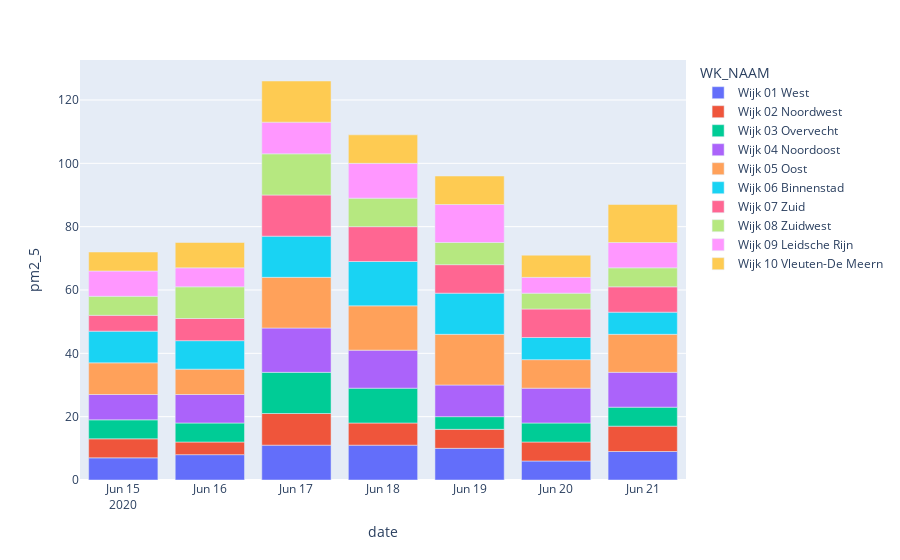

The notebook cell saved with this chart:
### Code cell
df = export[["WK_NAAM", "date", "pm2_5"]].groupby(["WK_NAAM", "date"]).count().reset_index()

fig = px.bar(df, x='date', y='pm2_5', color="WK_NAAM")
fig.show()

### Figure 1 — Plotly figure (JSON) as saved in the notebook; plotly's stock layout.template omitted (floating-point values rounded to 4 significant figures)
{"data": [{"alignmentgroup": "True", "hovertemplate": "WK_NAAM=Wijk 01 West<br>date=%{x}<br>pm2_5=%{y}<extra></extra>", "legendgroup": "Wijk 01 West", "marker": {"color": "#636efa"}, "name": "Wijk 01 West", "offsetgroup": "Wijk 01 West", "orientation": "v", "showlegend": true, "textposition": "auto", "type": "bar", "x": ["2020-06-15", "2020-06-16", "2020-06-17", "2020-06-18", "2020-06-19", "2020-06-20", "2020-06-21"], "xaxis": "x", "y": [7, 8, 11, 11, 10, 6, 9], "yaxis": "y"}, {"alignmentgroup": "True", "hovertemplate": "WK_NAAM=Wijk 02 Noordwest<br>date=%{x}<br>pm2_5=%{y}<extra></extra>", "legendgroup": "Wijk 02 Noordwest", "marker": {"color": "#EF553B"}, "name": "Wijk 02 Noordwest", "offsetgroup": "Wijk 02 Noordwest", "orientation": "v", "showlegend": true, "textposition": "auto", "type": "bar", "x": ["2020-06-15", "2020-06-16", "2020-06-17", "2020-06-18", "2020-06-19", "2020-06-20", "2020-06-21"], "xaxis": "x", "y": [6, 4, 10, 7, 6, 6, 8], "yaxis": "y"}, {"alignmentgroup": "True", "hovertemplate": "WK_NAAM=Wijk 03 Overvecht<br>date=%{x}<br>pm2_5=%{y}<extra></extra>", "legendgroup": "Wijk 03 Overvecht", "marker": {"color": "#00cc96"}, "name": "Wijk 03 Overvecht", "offsetgroup": "Wijk 03 Overvecht", "orientation": "v", "showlegend": true, "textposition": "auto", "type": "bar", "x": ["2020-06-15", "2020-06-16", "2020-06-17", "2020-06-18", "2020-06-19", "2020-06-20", "2020-06-21"], "xaxis": "x", "y": [6, 6, 13, 11, 4, 6, 6], "yaxis": "y"}, {"alignmentgroup": "True", "hovertemplate": "WK_NAAM=Wijk 04 Noordoost<br>date=%{x}<br>pm2_5=%{y}<extra></extra>", "legendgroup": "Wijk 04 Noordoost", "marker": {"color": "#ab63fa"}, "name": "Wijk 04 Noordoost", "offsetgroup": "Wijk 04 Noordoost", "orientation": "v", "showlegend": true, "textposition": "auto", "type": "bar", "x": ["2020-06-15", "2020-06-16", "2020-06-17", "2020-06-18", "2020-06-19", "2020-06-20", "2020-06-21"], "xaxis": "x", "y": [8, 9, 14, 12, 10, 11, 11], "yaxis": "y"}, {"alignmentgroup": "True", "hovertemplate": "WK_NAAM=Wijk 05 Oost<br>date=%{x}<br>pm2_5=%{y}<extra></extra>", "legendgroup": "Wijk 05 Oost", "marker": {"color": "#FFA15A"}, "name": "Wijk 05 Oost", "offsetgroup": "Wijk 05 Oost", "orientation": "v", "showlegend": true, "textposition": "auto", "type": "bar", "x": ["2020-06-15", "2020-06-16", "2020-06-17", "2020-06-18", "2020-06-19", "2020-06-20", "2020-06-21"], "xaxis": "x", "y": [10, 8, 16, 14, 16, 9, 12], "yaxis": "y"}, {"alignmentgroup": "True", "hovertemplate": "WK_NAAM=Wijk 06 Binnenstad<br>date=%{x}<br>pm2_5=%{y}<extra></extra>", "legendgroup": "Wijk 06 Binnenstad", "marker": {"color": "#19d3f3"}, "name": "Wijk 06 Binnenstad", "offsetgroup": "Wijk 06 Binnenstad", "orientation": "v", "showlegend": true, "textposition": "auto", "type": "bar", "x": ["2020-06-15", "2020-06-16", "2020-06-17", "2020-06-18", "2020-06-19", "2020-06-20", "2020-06-21"], "xaxis": "x", "y": [10, 9, 13, 14, 13, 7, 7], "yaxis": "y"}, {"alignmentgroup": "True", "hovertemplate": "WK_NAAM=Wijk 07 Zuid<br>date=%{x}<br>pm2_5=%{y}<extra></extra>", "legendgroup": "Wijk 07 Zuid", "marker": {"color": "#FF6692"}, "name": "Wijk 07 Zuid", "offsetgroup": "Wijk 07 Zuid", "orientation": "v", "showlegend": true, "textposition": "auto", "type": "bar", "x": ["2020-06-15", "2020-06-16", "2020-06-17", "2020-06-18", "2020-06-19", "2020-06-20", "2020-06-21"], "xaxis": "x", "y": [5, 7, 13, 11, 9, 9, 8], "yaxis": "y"}, {"alignmentgroup": "True", "hovertemplate": "WK_NAAM=Wijk 08 Zuidwest<br>date=%{x}<br>pm2_5=%{y}<extra></extra>", "legendgroup": "Wijk 08 Zuidwest", "marker": {"color": "#B6E880"}, "name": "Wijk 08 Zuidwest", "offsetgroup": "Wijk 08 Zuidwest", "orientation": "v", "showlegend": true, "textposition": "auto", "type": "bar", "x": ["2020-06-15", "2020-06-16", "2020-06-17", "2020-06-18", "2020-06-19", "2020-06-20", "2020-06-21"], "xaxis": "x", "y": [6, 10, 13, 9, 7, 5, 6], "yaxis": "y"}, {"alignmentgroup": "True", "hovertemplate": "WK_NAAM=Wijk 09 Leidsche Rijn<br>date=%{x}<br>pm2_5=%{y}<extra></extra>", "legendgroup": "Wijk 09 Leidsche Rijn", "marker": {"color": "#FF97FF"}, "name": "Wijk 09 Leidsche Rijn", "offsetgroup": "Wijk 09 Leidsche Rijn", "orientation": "v", "showlegend": true, "textposition": "auto", "type": "bar", "x": ["2020-06-15", "2020-06-16", "2020-06-17", "2020-06-18", "2020-06-19", "2020-06-20", "2020-06-21"], "xaxis": "x", "y": [8, 6, 10, 11, 12, 5, 8], "yaxis": "y"}, {"alignmentgroup": "True", "hovertemplate": "WK_NAAM=Wijk 10 Vleuten-De Meern<br>date=%{x}<br>pm2_5=%{y}<extra></extra>", "legendgroup": "Wijk 10 Vleuten-De Meern", "marker": {"color": "#FECB52"}, "name": "Wijk 10 Vleuten-De Meern", "offsetgroup": "Wijk 10 Vleuten-De Meern", "orientation": "v", "showlegend": true, "textposition": "auto", "type": "bar", "x": ["2020-06-15", "2020-06-16", "2020-06-17", "2020-06-18", "2020-06-19", "2020-06-20", "2020-06-21"], "xaxis": "x", "y": [6, 8, 13, 9, 9, 7, 12], "yaxis": "y"}], "layout": {"barmode": "relative", "legend": {"title": {"text": "WK_NAAM"}, "tracegroupgap": 0}, "margin": {"t": 60}, "xaxis": {"anchor": "y", "domain": [0, 1], "title": {"text": "date"}}, "yaxis": {"anchor": "x", "domain": [0, 1], "title": {"text": "pm2_5"}}}}
